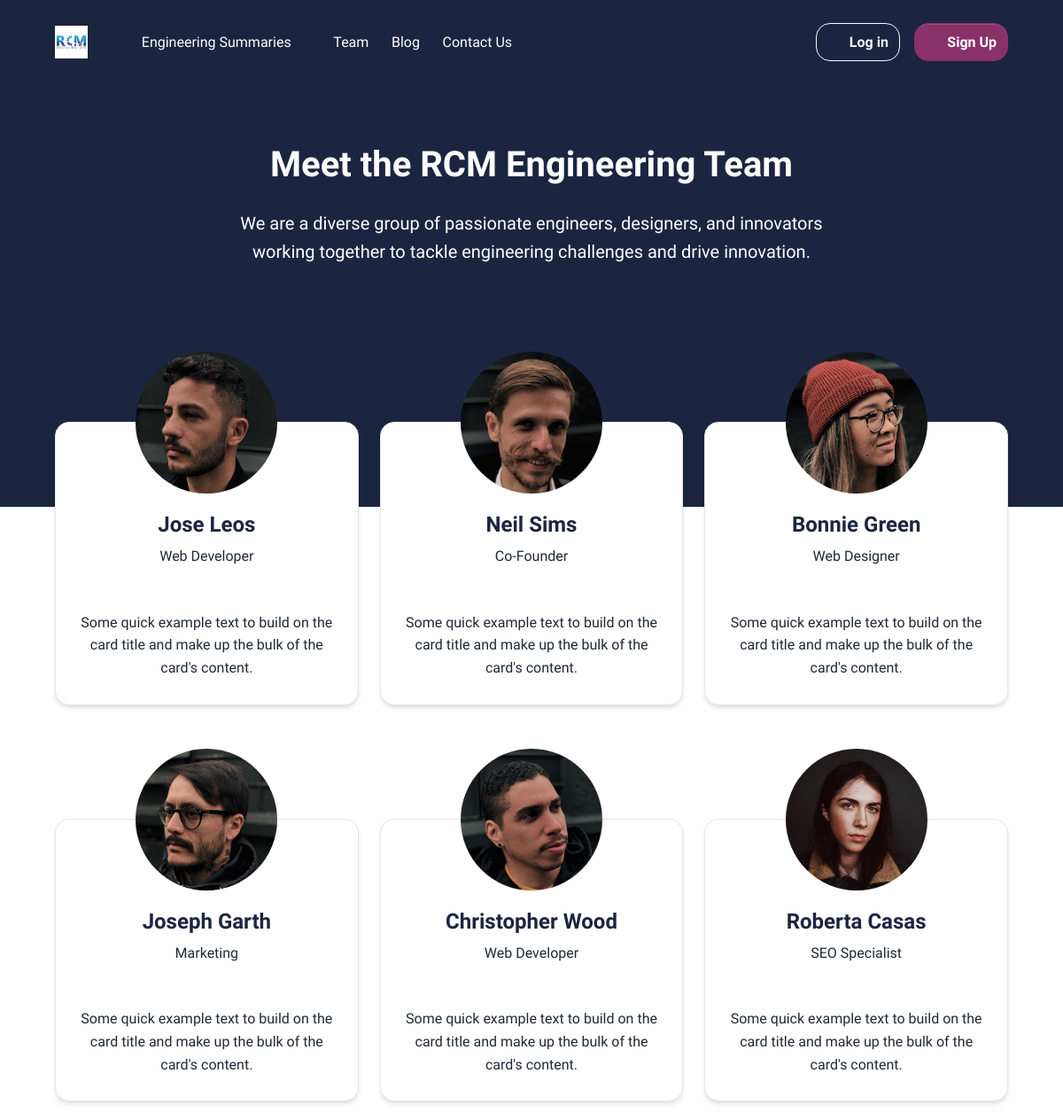
Before: /ourteam/ (upper part) with the older database file.
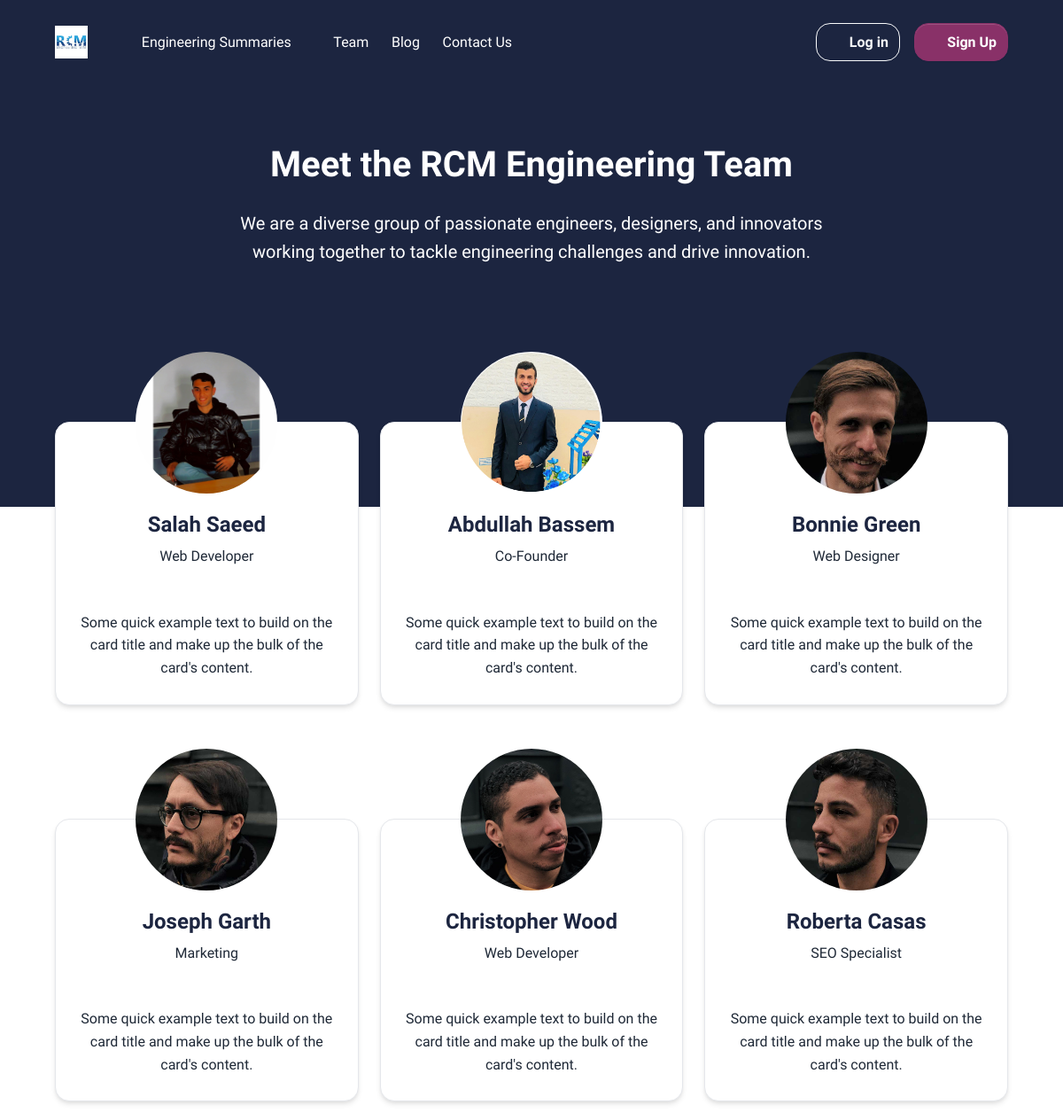
After: the same page with the newer database file.
### ourteam/models.py (models this page shows, shortened)
class TeamMember(models.Model):
    first_name = models.CharField(max_length=100)
    last_name = models.CharField(max_length=100)
    job_title = models.CharField(max_length=100)
    bio = models.TextField(max_length=5000, null=True)
    email = models.EmailField()
    phone = models.CharField(max_length=20)
    image = models.ImageField(upload_to='team/images/')
    social_media_link = models.URLField(blank=True, null=True)
    join_date = models.DateField()

### ourteam/views.py (the view)
# urls.py: path('ourteam/', views.team_list, name='team_list'),
def team_list(request):
    team_members = TeamMember.objects.all()
    return render(request, 'ourteam/team_list.html', {'team_members': team_members})

### templates/ourteam/team_list.html (shortened to what this page needs)
{% extends 'base.html' %}
{% block content %}
    {% include 'includes/header.html' %}
    <main>
        <section class="section-header bg-secondary pb-8 pb-md-11 mb-4 mb-lg-6 text-white">
            <div class="container">
                <div class="row justify-content-center">
                    <div class="col-12 col-md-10 col-lg-8 text-center">
                        <h1 class="display-3 text-white mb-4">Meet the RCM Engineering Team</h1>
                        <p class="lead">We are a diverse group of passionate engineers, designers, and innovators working together to tackle engineering challenges and drive innovation.</p>
                    </div>
                </div>
            </div>
        </section>
        <section class="section section-lg pt-0">
            <div class="container mt-n8 mt-lg-n10 z-2">
                <div class="row mt-7">
                    {% for member in team_members %}
                        <div class="col-12 col-md-6 col-lg-4 mb-7">
                            <div class="card shadow border-gray-300 text-center">
                                <div class="profile-thumbnail mx-auto mt-n6">
                                    <img src="{{ member.image.url }}" class="card-img-top rounded-circle border-0" alt="{{ member.first_name }}">
                                </div>
                                <div class="card-body">
                                    <h2 class="h4 card-title mb-2">{{ member.first_name }}  {{ member.last_name }}</h2>
                                    <span class="card-subtitle text-gray fw-normal">
                                        {{ member.job_title }}
                                    </span>
                                    <ul class="list-unstyled d-flex justify-content-center mt-3 mb-0">
                                        <li>
                                            <a href="#" target="_blank" aria-label="facebook social link" class="text-facebook me-3">
                                                <span class="fab fa-facebook-f"></span>
                                            </a>
                                        </li>
                                        <li>
                                            <a href="#" target="_blank" aria-label="twitter social link" class="text-twitter me-3">
                                                <span class="fab fa-twitter"></span>
                                            </a>
                                        </li>
                                        <li>
                                            <a href="#" target="_blank" aria-label="slack social link" class="text-slack me-3">
                                                <span class="fab fa-slack-hash"></span>
                                            </a>
                                        </li>
                                        <li>
                                            <a href="#" target="_blank" aria-label="dribbble social link" class="text-dribbble">
                                                <span class="fab fa-dribbble"></span>
                                            </a>
                                        </li>
                                    </ul>
                                    <p class="card-text my-2">{{ member.bio }}</p>
                                </div>
                            </div>
                        </div>
                    {% endfor %}
                </div>
            </div>
        </section>
    </main>
{% endblock %}

### templates/base.html (shortened to what this page needs)
{% load static %}
<!DOCTYPE html>
<html lang="en">
    <head>
        <link type="text/css" href="{% static 'css/volt.css' %}" rel="stylesheet">
        <link type="text/css" href="{% static 'css/all.min.css' %}" rel="stylesheet">
        <link type="text/css" href="{% static 'css/pixel.css' %}" rel="stylesheet">
    </head>
    <body class="{% block body_class %}{% endblock body_class %}">
        {% block content %}
        {% endblock content %}
    </body>
</html>

### templates/includes/header.html (shortened to what this page needs)
{% load static %}
    <header class="header-global">
        <nav id="navbar-main" aria-label="Primary navigation" class="navbar navbar-main navbar-expand-lg navbar-theme-primary headroom navbar-dark headroom--not-bottom headroom--pinned headroom--top">
            <div class="container position-relative">
                <a class="navbar-brand me-lg-5" href="{% url "home" %}">
                    <img class="navbar-brand-dark" src="{% static "img/rcm.jpg" %}" alt="Logo light">
                </a>
                <div class="navbar-collapse collapse me-auto" id="navbar_global">
                    <ul class="navbar-nav navbar-nav-hover align-items-lg-center">
                        <li class="nav-item dropdown">
                            <a href="#" class="nav-link dropdown-toggle" data-bs-toggle="dropdown" id="supportDropdown" aria-expanded="false">
                                Engineering Summaries
                                <span class="fas fa-angle-down nav-link-arrow ms-1"></span>
                            </a>
                        </li>
                        <li class="nav-item dropdown">
                            <a href="{% url "team_list" %}" class="nav-link ">
                                Team
                            </a>
                        </li>
                        <li class="nav-item dropdown">
                            <a href="{% url "post_list" %}" class="nav-link ">
                                Blog
                            </a>
                        </li>
                        <li class="nav-item dropdown">
                            <a href="{% url "contact_us" %}" class="nav-link ">
                                Contact Us
                            </a>
                        </li>
                    </ul>
                </div>
                <div class="d-flex align-items-center">
                    {% if user.is_authenticated %}
                        <a href="{% url 'profile' user.id %}" class="btn btn-outline-gray-100 d-none d-lg-inline me-md-3">
                            <span class="fas fa-user mr-2"></span>Profile
                        </a>
                        <a href="{% url 'logout' %}" class="btn btn-tertiary">
                            <span class="fas fa-sign-out-alt mr-2"></span>Log Out
                        </a>
                        <button class="navbar-toggler ml-2" type="button" data-toggle="collapse" data-target="#navbar_global" aria-controls="navbar_global" aria-expanded="false" aria-label="Toggle navigation">
                            <span class="navbar-toggler-icon"></span>
                        </button>
                    {% else %}
                        <a href="{% url 'login' %}" class="btn btn-outline-gray-100 d-none d-lg-inline me-md-3">
                            <span class="fas fa-sign-in-alt mr-2"></span>
                            Log in
                        </a>
                        <a href="{% url 'signup' %}" class="btn btn-tertiary">
                            <span class="fas fa-user-plus mr-2"></span>
                            Sign Up
                        </a>
                    {% endif %}
                </div>
            </div>
        </nav>
    </header>

### templates/includes/footer.html (shortened to what this page needs)
{% load static %}

### templates/includes/scripts.html (shortened to what this page needs)
{% load static %}

Changed rows visible on the page:
changed TeamMember: image: a different picture; first_name "Jose" → "Salah"; last_name "Leos" → "Saeed"
changed TeamMember "Co-Founder": image: a different picture; first_name "Neil" → "Abdullah"; last_name "Sims" → "Bassem"
changed TeamMember "Bonnie": image: a different picture
changed TeamMember "Roberta": image: a different picture
